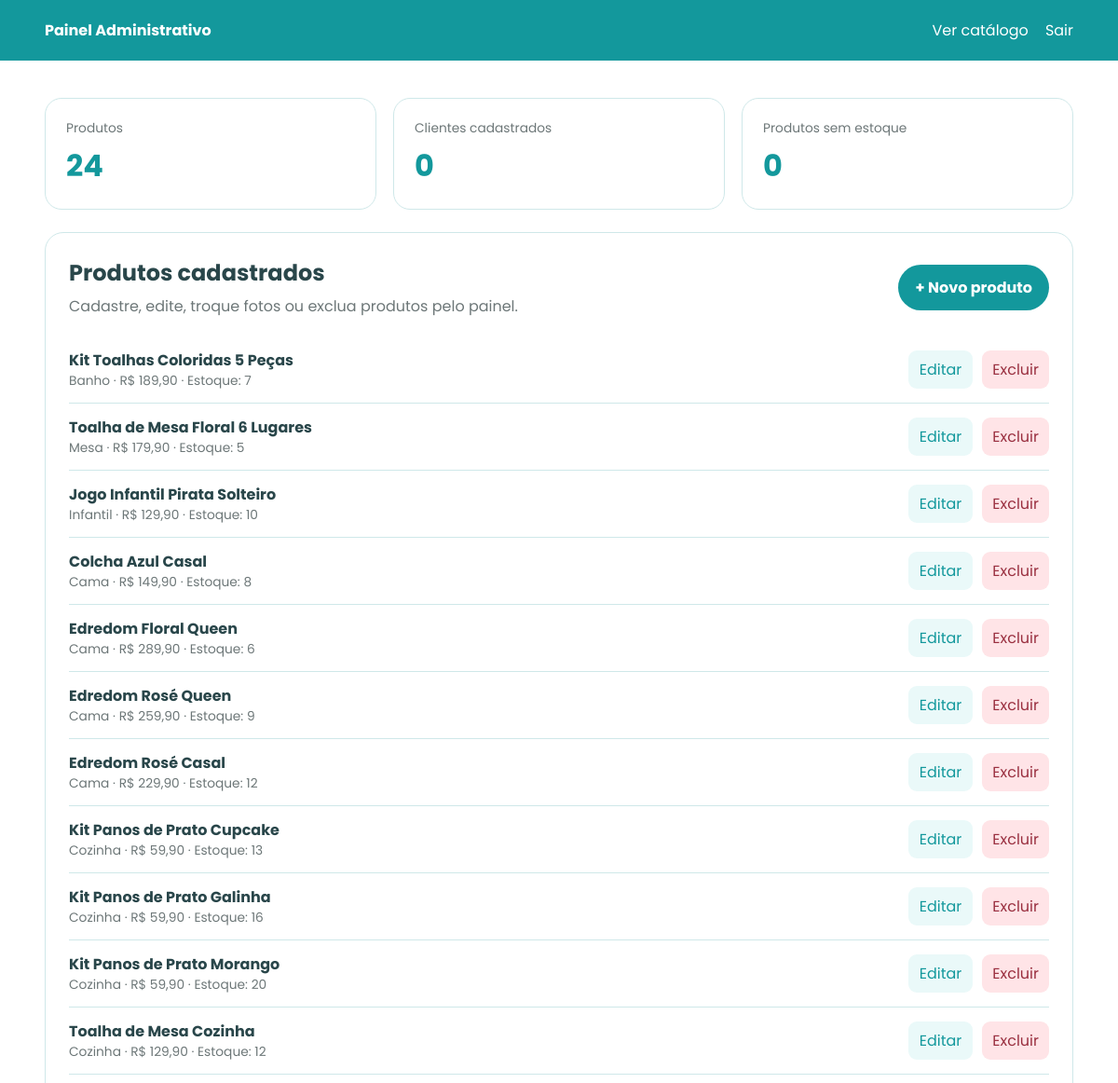
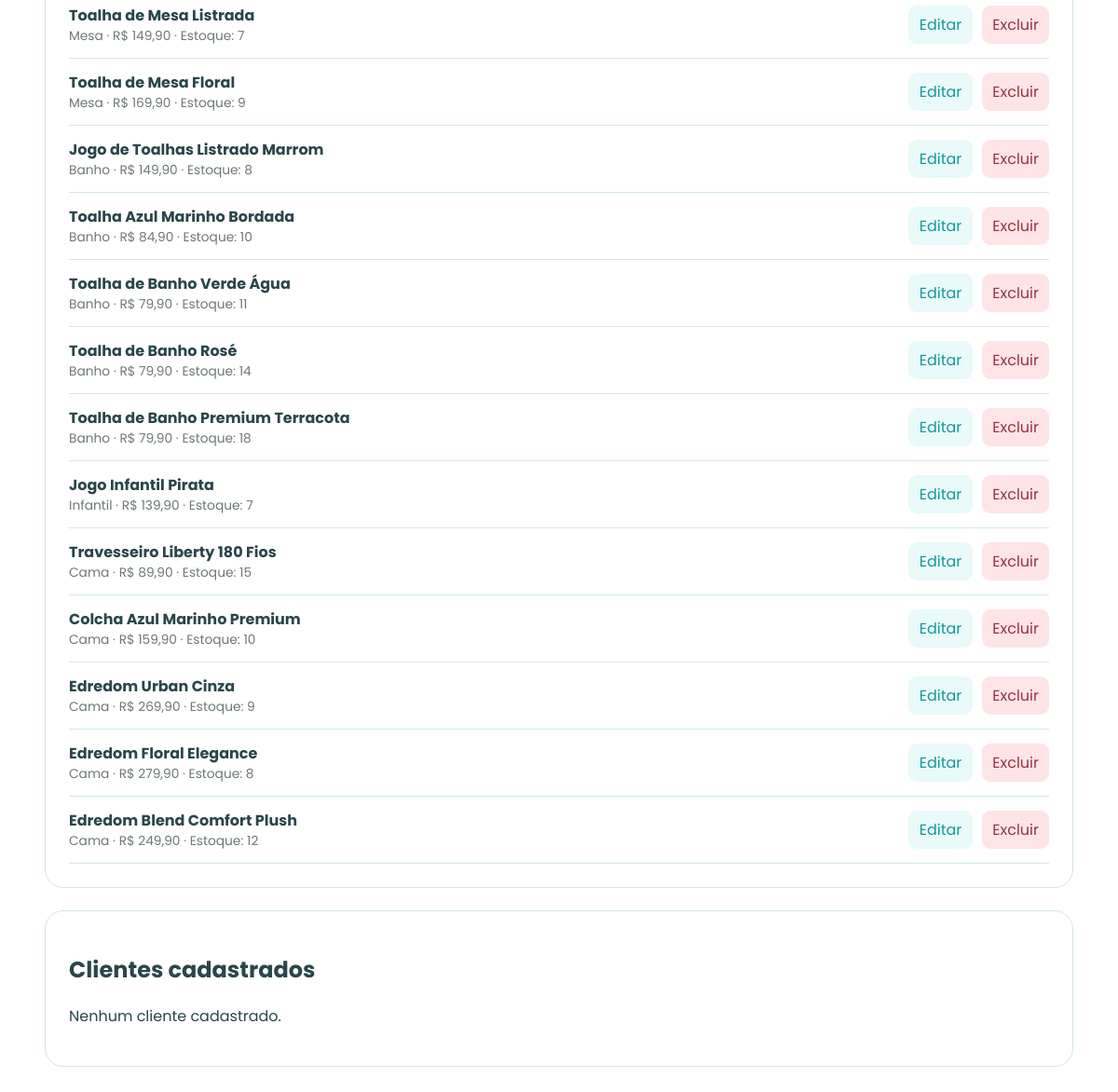
/admin (signed in), run on the app's committed database (2 pictures, top to bottom).
### tables this page shows
CREATE TABLE produtos (
            id INTEGER PRIMARY KEY AUTOINCREMENT,
            nome TEXT NOT NULL,
            categoria TEXT NOT NULL,
            preco REAL NOT NULL,
            descricao TEXT NOT NULL,
            slug_imagem TEXT NOT NULL,
            cor TEXT,
            tamanho TEXT,
            material TEXT,
            estoque INTEGER DEFAULT 0,
            selo TEXT,
            imagens TEXT NOT NULL
        , destaque INTEGER DEFAULT 0, criado_em DATETIME, atualizado_em DATETIME);

### catalogo_margarida_maria_v4_final_completo/app.py (the view)
@app.route("/admin")
@login_obrigatorio
def admin():
    with conectar() as con:
        produtos = con.execute(
            "SELECT * FROM produtos ORDER BY id DESC"
        ).fetchall()
        contatos = con.execute(
            "SELECT * FROM contatos ORDER BY id DESC"
        ).fetchall()
    return render_template(
        "admin.html",
        produtos=produtos,
        contatos=contatos
    )

### catalogo_margarida_maria_v4_final_completo/app.py (called while the page is built)
def conectar():
    conexao = sqlite3.connect(DB_PATH)
    conexao.row_factory = sqlite3.Row
    return conexao

def login_obrigatorio(func):
    @wraps(func)
    def wrapper(*args, **kwargs):
        if not session.get("admin"):
            flash("Faça login para acessar o painel.", "erro")
            return redirect(url_for("login"))
        return func(*args, **kwargs)
    return wrapper

### templates/admin.html (shortened to what this page needs)
{% extends "base.html" %}
{% block conteudo %}
<header class="admin-head">
  <div class="container">
    <b>Painel Administrativo</b>
    <div>
      <a href="{{ url_for('inicio') }}">Ver catálogo</a>
      <a href="{{ url_for('sair') }}">Sair</a>
    </div>
  </div>
</header>
<main class="container admin-page">
  <section class="dashboard">
    <article>
      <span>Produtos</span>
      <strong>{{ produtos|length }}</strong>
    </article>
    <article>
      <span>Clientes cadastrados</span>
      <strong>{{ contatos|length }}</strong>
    </article>
    <article>
      <span>Produtos sem estoque</span>
      <strong>{{ produtos|selectattr('estoque', 'equalto', 0)|list|length }}</strong>
    </article>
  </section>
  <section class="admin-card">
    <div class="admin-title-row">
      <div>
        <h1>Produtos cadastrados</h1>
        <p>Cadastre, edite, troque fotos ou exclua produtos pelo painel.</p>
      </div>
      <a class="admin-primary" href="{{ url_for('novo_produto') }}">
        + Novo produto
      </a>
    </div>
    <div class="admin-list">
      {% for p in produtos %}
        <article>
          <div>
            <b>{{ p['nome'] }}</b>
            <span>
              {{ p['categoria'] }} ·
              R$ {{ '%.2f'|format(p['preco'])|replace('.', ',') }} ·
              Estoque: {{ p['estoque'] }}
            </span>
          </div>
          <div class="admin-actions">
            <a href="{{ url_for('editar_produto', produto_id=p['id']) }}">
              Editar
            </a>
            <form
              method="post"
              action="{{ url_for('excluir_produto', produto_id=p['id']) }}"
              onsubmit="return confirm('Excluir este produto e suas imagens?')"
            >
              <button type="submit">Excluir</button>
            </form>
          </div>
        </article>
      {% else %}
        <p>Nenhum produto cadastrado.</p>
      {% endfor %}
    </div>
  </section>
  <section class="admin-card">
    <h2>Clientes cadastrados</h2>
    <div class="admin-list">
      {% for c in contatos %}
        <article>
          <div>
            <b>{{ c['nome'] }}</b>
            <span>
              {{ c['telefone'] }}
              {% if c['email'] %} · {{ c['email'] }}{% endif %}
            </span>
          </div>
        </article>
      {% else %}
        <p>Nenhum cliente cadastrado.</p>
      {% endfor %}
    </div>
  </section>
</main>
{% endblock %}

### templates/base.html (shortened to what this page needs)
<!DOCTYPE html>
<html lang="pt-BR">
<head>
  <link rel="stylesheet" href="{{ url_for('static', filename='css/style.css') }}">
</head>
<body>
  {% block conteudo %}{% endblock %}
</body>
</html>

### catalogo_margarida_maria_v4_final_completo/static/css/style.css (style rules this page uses)
:root { --turq:#13989c;--turq2:#7dcbd2;--rose:#efb9be;--rose2:#fff1f2;--white:#fff;--text:#29464a;--gray:#6d7778;--line:#cfe8e9;--shadow:0 18px 55px rgba(18,91,94,.13) }
* { box-sizing:border-box }
html { scroll-behavior:smooth }
body { margin:0;font-family:Poppins,sans-serif;color:var(--text);background:#fff }
a { text-decoration:none;color:inherit }
button,input { font:inherit }
.container { width:min(1220px,92%);margin:auto }
.admin-head { background:var(--turq);color:#fff }
.admin-head .container { display:flex;justify-content:space-between;padding:20px 0 }
.admin-head .container div { display:flex;gap:18px }
.admin-page { padding:40px 0 }
.admin-card { border:1px solid var(--line);border-radius:20px;padding:25px;margin-bottom:24px }
.admin-list article { display:flex;justify-content:space-between;gap:15px;padding:13px 0;border-bottom:1px solid var(--line) }
.admin-list span { display:block;color:var(--gray);font-size:.86rem }
.admin-list button { border:0;background:#ffe4e7;color:#9a3040;padding:8px 11px;border-radius:9px }
.dashboard { display:grid; grid-template-columns:repeat(3,1fr); gap:18px; margin-bottom:24px; }
.dashboard article { background:#fff; border:1px solid var(--line); border-radius:18px; padding:22px; }
.dashboard span { display:block; color:var(--gray); font-size:.86rem; }
.dashboard strong { display:block; color:var(--turq); font-size:2rem; margin-top:6px; }
.admin-title-row { display:flex; justify-content:space-between; gap:20px; align-items:center; margin-bottom:20px; }
.admin-title-row h1 { margin:0; }
.admin-title-row p { margin:6px 0 0; color:var(--gray); }
.admin-primary { background:var(--turq); color:#fff; padding:12px 18px; border-radius:999px; font-weight:700; white-space:nowrap; }
.admin-actions { display:flex; gap:10px; align-items:center; }
.admin-actions a { background:#eaf9f9; color:var(--turq); padding:8px 12px; border-radius:9px; }

### data on the page
produtos: nome "Kit Toalhas Coloridas 5 Peças", categoria "Banho", preco "189,90", estoque "7"
produtos: nome "Toalha de Mesa Floral 6 Lugares", categoria "Mesa", preco "179,90", estoque "5"
produtos: nome "Jogo Infantil Pirata Solteiro", categoria "Infantil", preco "129,90", estoque "10"
produtos: nome "Colcha Azul Casal", categoria "Cama", preco "149,90", estoque "8"
produtos: nome "Edredom Floral Queen", categoria "Cama", preco "289,90", estoque "6"
produtos: nome "Edredom Rosé Queen", categoria "Cama", preco "259,90", estoque "9"
produtos: nome "Edredom Rosé Casal", categoria "Cama", preco "229,90", estoque "12"
produtos: nome "Kit Panos de Prato Cupcake", categoria "Cozinha", preco "59,90", estoque "13"
produtos: nome "Kit Panos de Prato Galinha", categoria "Cozinha", preco "59,90", estoque "16"
produtos: nome "Kit Panos de Prato Morango", categoria "Cozinha", preco "59,90", estoque "20"
produtos: nome "Toalha de Mesa Cozinha", categoria "Cozinha", preco "129,90", estoque "12"
produtos: nome "Toalha de Mesa Listrada", categoria "Mesa", preco "149,90", estoque "7"
produtos: nome "Toalha de Mesa Floral", categoria "Mesa", preco "169,90", estoque "9"
produtos: nome "Jogo de Toalhas Listrado Marrom", categoria "Banho", preco "149,90", estoque "8"
produtos: nome "Toalha Azul Marinho Bordada", categoria "Banho", preco "84,90", estoque "10"
produtos: nome "Toalha de Banho Verde Água", categoria "Banho", preco "79,90", estoque "11"
produtos: nome "Toalha de Banho Rosé", categoria "Banho", preco "79,90", estoque "14"
produtos: nome "Toalha de Banho Premium Terracota", categoria "Banho", preco "79,90", estoque "18"
produtos: nome "Jogo Infantil Pirata", categoria "Infantil", preco "139,90", estoque "7"
produtos: nome "Travesseiro Liberty 180 Fios", categoria "Cama", preco "89,90", estoque "15"
produtos: nome "Colcha Azul Marinho Premium", categoria "Cama", preco "159,90", estoque "10"
produtos: nome "Edredom Urban Cinza", categoria "Cama", preco "269,90", estoque "9"
produtos: nome "Edredom Floral Elegance", categoria "Cama", preco "279,90", estoque "8"
produtos: nome "Edredom Blend Comfort Plush", categoria "Cama", preco "249,90", estoque "12"

### other printed values
{{ produtos|length }} "24"
{{ contatos|length }} "0"
{{ produtos|selectattr('estoque', 'equalto', 0)|list|length }} "0"
